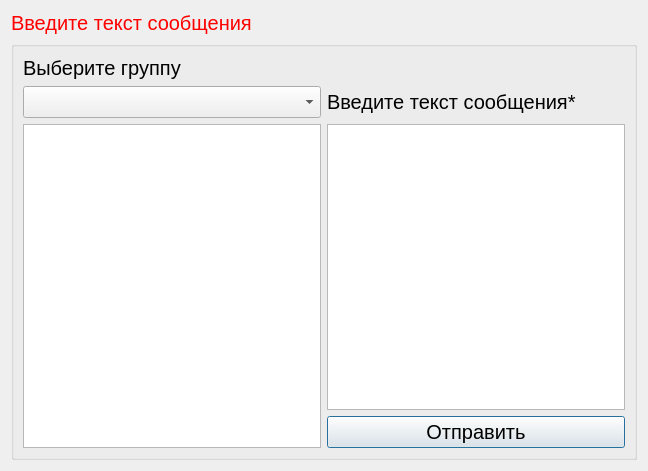
<?xml version="1.0" encoding="UTF-8"?>
<ui version="4.0">
 <class>OtpravkaSoobshStudentam</class>
 <widget class="QDialog" name="OtpravkaSoobshStudentam">
  <property name="geometry">
   <rect>
    <x>0</x>
    <y>0</y>
    <width>648</width>
    <height>471</height>
   </rect>
  </property>
  <property name="windowTitle">
   <string>Рассылка сообщения студентам</string>
  </property>
  <layout class="QGridLayout" name="gridLayout_2">
   <item row="0" column="0">
    <widget class="QLabel" name="label_error">
     <property name="sizePolicy">
      <sizepolicy hsizetype="Fixed" vsizetype="Fixed">
       <horstretch>0</horstretch>
       <verstretch>0</verstretch>
      </sizepolicy>
     </property>
     <property name="font">
      <font>
       <pointsize>15</pointsize>
      </font>
     </property>
     <property name="styleSheet">
      <string notr="true">color:red;</string>
     </property>
     <property name="text">
      <string>Введите текст сообщения</string>
     </property>
    </widget>
   </item>
   <item row="1" column="0">
    <widget class="QGroupBox" name="groupBox">
     <property name="title">
      <string/>
     </property>
     <layout class="QGridLayout" name="gridLayout">
      <item row="0" column="0">
       <widget class="QLabel" name="label_4">
        <property name="sizePolicy">
         <sizepolicy hsizetype="Fixed" vsizetype="Fixed">
          <horstretch>0</horstretch>
          <verstretch>0</verstretch>
         </sizepolicy>
        </property>
        <property name="font">
         <font>
          <pointsize>15</pointsize>
         </font>
        </property>
        <property name="text">
         <string>Выберите группу</string>
        </property>
       </widget>
      </item>
      <item row="8" column="1">
       <widget class="QPushButton" name="pushButton_sendSoobsh">
        <property name="font">
         <font>
          <pointsize>15</pointsize>
         </font>
        </property>
        <property name="text">
         <string>Отправить</string>
        </property>
        <property name="icon">
         <iconset resource="resourses.qrc">
          <normaloff>:/img/img/send.png</normaloff>:/img/img/send.png</iconset>
        </property>
       </widget>
      </item>
      <item row="2" column="0" rowspan="7">
       <widget class="QTableView" name="tableView_studOtpravkaSoobsh">
        <property name="font">
         <font>
          <pointsize>15</pointsize>
         </font>
        </property>
       </widget>
      </item>
      <item row="2" column="1" rowspan="6">
       <widget class="QPlainTextEdit" name="plainTextEdit_soobshenie">
        <property name="font">
         <font>
          <pointsize>15</pointsize>
         </font>
        </property>
        <property name="plainText">
         <string/>
        </property>
       </widget>
      </item>
      <item row="1" column="1">
       <widget class="QLabel" name="label">
        <property name="font">
         <font>
          <pointsize>15</pointsize>
         </font>
        </property>
        <property name="text">
         <string>Введите текст сообщения*</string>
        </property>
       </widget>
      </item>
      <item row="1" column="0">
       <widget class="QComboBox" name="comboBox_group">
        <property name="font">
         <font>
          <pointsize>15</pointsize>
         </font>
        </property>
       </widget>
      </item>
     </layout>
    </widget>
   </item>
  </layout>
 </widget>
 <resources>
  <include location="resourses.qrc"/>
 </resources>
 <connections/>
</ui>
